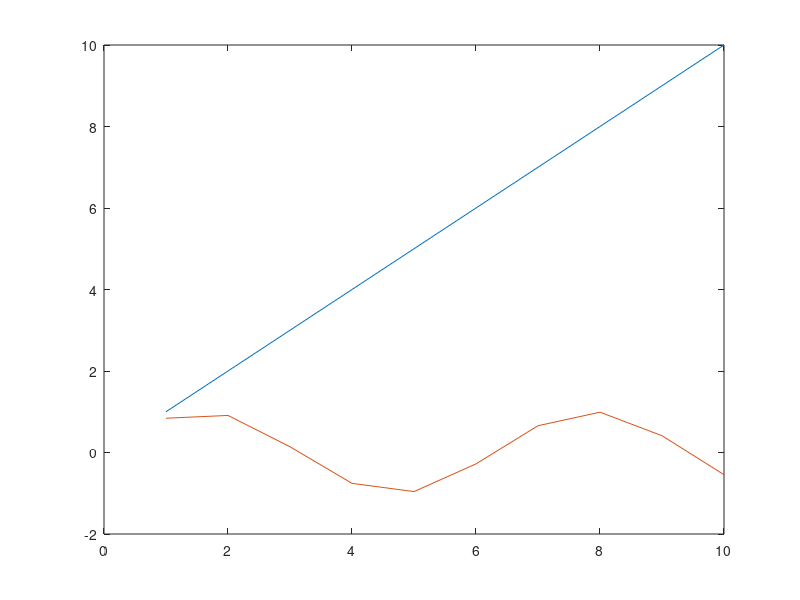
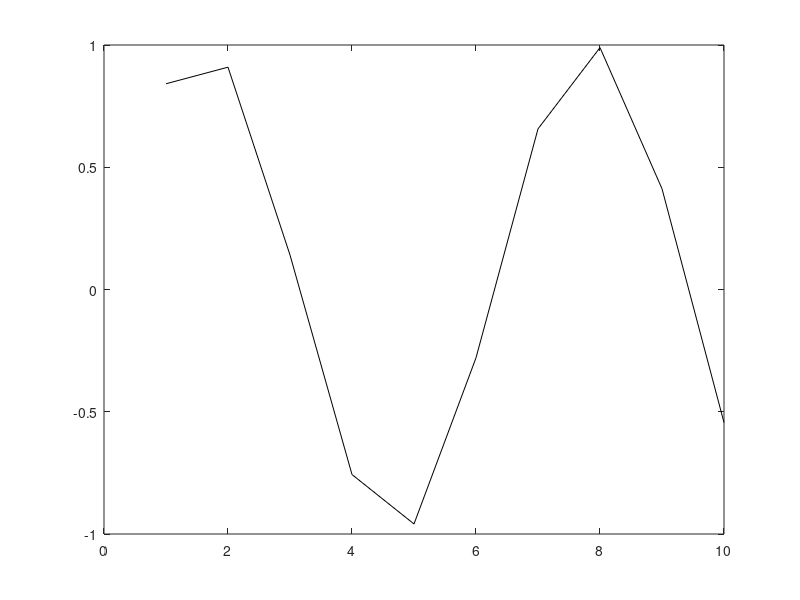
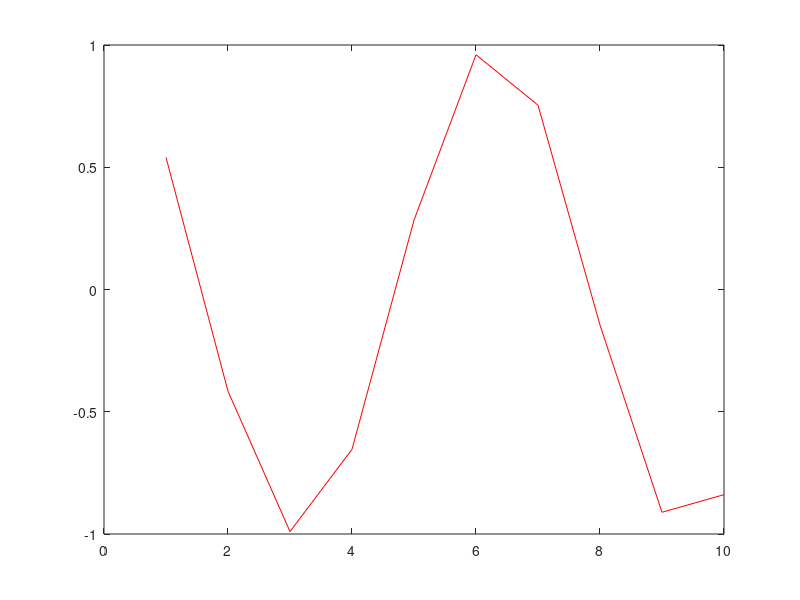

Reproduce these figures in MATLAB, in order. (Note: this script raises an error after producing the figures.)
%% CELEST Matlab Tutorial

%% Comments, Variables, Vectors and Matrices

% Comments

% Green text preceded by a percent sign % are comments.  Matlab
% ignores comments -- that is, any text with a percent sign before it will
% result in Matlab doing nothing.  Try it out by copying and pasting the
% following:

% a = 5

% Comments are useful to put in your code so that you remember why are you
% writing a particular line of code.  It also helps other people understand
% your code should they have to use it.

% Often it is more useful and clear to assign a value to a variable name.
% This makes your code more readable and understandable.  For example, what
% is more readable? 

% firingRate * 10 

% OR 

% 5 * 10.  

% Here is how you assign a
% value to a variable in Matlab:

firingRate = 5

% You can assign more than one value to a variable.  The following code
% makes a 2 x 1 vector:

b = [3; 4]

% You can verify this is a 2 x 1 vector by the following command:
size(b)

% size is a built-in matlab function.  It tells you how many elements are
% in a vector of matrix.

% You can also make a 2 x 1 vector.  Notice that omitting the semi-colon
% makes this vector "horizontal":

c = [3 4]

size(c)

% If you don't want to see the output in the command window each time, you
% can supress the output by ending the statement with a semi-colon:

c = [3 4];

% You can also make a matrix.  Here is a 2x2 matrix:

d = [1 2; 3 4]

d = [1 2; ...
     3 4]

size(d)

% Typing in each number for a vector or matrix can be a pain in the ass.
% Luckily, you can tell Matlab to assign a consecutive sequence of numbers
% to a variable:

vec = 1:10

% The "step-size" of the consecutive sequence of numbers doesn't have to be
% one.  You can also step by larger or smaller numbers:

vec = 1:.25:10

% Sometimes you just want to access and change a single elmement of a
% vector.  You can access the fourth element of a vector by:

vec(4)

% And you can change the fourth element by:

vec(4) = 33

% Sometimes you don't want to have all the output in the command window.
% You can clear the command window by typing:

clc

% Similarly, you might want to clear variables from your workspace to
% reduce clutter:

clear all

% A helpful way to learn about built-in matlab functions is to type help
% before the function:

help clc
help clear

clc
%% Mathematical Operations

% You can use Matlab as a calculator.  For example, here is how you
% multiply, add, divide, and exponentiate:

3 * 4
3 + 4
3 / 4
3 ^ 4

% You can also use mathematical operations on vectors and matrices.
% Element-wise operations (multipying each element of a vector or matrix
% individually) are performed by using the period . before a mathematical
% operator such as times *:

vector = [2 2]
vector .* 5
matrix = [2 2; 2 2]
matrix .* 3

% If you want to multiply matrices as in linear algebra (which is not element-wise)
% you omit the period before the mathematical operator:

matrix * matrix

[3 1; 9 2; 3 7] * [1; 2]

%% Logical operations

% Sometimes you want to know whether two variables are equal or if one
% variable is larger than the other.  This is achieved by logical operators.
% In Matlab, 1 stands for True and 0 stands for False.  For example, say you 
% want to know if the firing rate from neuron1 is greater than the firing 
% rate from neuron2:

% First let's give the neurons' firing rates
neuronFiringRate1 = 4
neuronFiringRate2 = 3

% Now you can test whether the two variables are equal:
neuronFiringRate1 == neuronFiringRate2

% or if neuron1 has a greater firing rate than neuron2?
neuronFiringRate1 > neuronFiringRate2

% These operations also work on vectors and matrices element-wise, so you
% can determine whether a number is greater than each element in a matrix:

% Here is our original matrix

matrix

% And here is the result of comparing the matrix to the number 6:

6 > matrix

% Logical operators such as AND and OR are also useful.  For example, say
% that you had had a data set that consisted of animals and whether they
% were fast and big.  Suppose you only wanted the animals that were fast
% and big.  Using logical operators, you can select only the fast and big
% animals:

% Here we define the properties of one animal
isBig = 1; %  isBig = true
isFast = 0; % isFast = false

% Is it both big and fast?  The ampersand & indicates AND
isBig & isFast

% Suppose you only cared if the animal is big or fast, but either one would
% do.  You could then use the OR operator | :

isBig | isFast

% Finally, suppose you wanted animals that were small and slow.  You can
% use the negation operator, the tilde ~:

~isBig | ~isFast

% If you want to find out if they are not equal, then use the tilde and
% equal sign:

isBig ~= isFast


%% Selective Indexing

% You can combine what you've learned with assigning elements to variables
% and logical operators.  One of the more useful things you can learn is to
% use logical operators to access and change elements in vectors and
% matrices. Suppose you have a vector that goes from 1 to 10:

vec = 1:10

% Remember you could access each individual element of vec by typing:

vec(1)
vec(2)
vec(3)

% Suppose that you wanted to only access the elements of vec greater than
% five.  From before, you know that

vec > 5

% is a vector with zeros for each element in vec that is not greater than
% five and ones for each element that is.  Now, if you type:

vec(vec > 5)

% You get only the elements of vec greater than 5.
% This can be useful if you want to set all elements of a vector or matrix
% to a certain value.  For instance, if you wanted the values of vec
% greater than 5 to be zero, then:

vec(vec > 5) = 0

% Some other examples of this are:

vec(vec == 5)
vec(vec ~= 5)

% Some useful functions that we will not cover that also use logical
% operators and are often useful when comparing two vectors or matrices
% are:

help ismember
help intersect
help find
help setdiff
help unique

%% Control Loops - For and If

% For loops are useful if you need to repeat a section of code several
% times.  A simple example would be:

for ind = 1:20
    
    ex(ind) = ind
    
end

% Notice that this is the same as

ex = 1:20;

% Often in Matlab, for loops can be avoided and their vector
% representations (like above) will be faster and easier to use.  When
% possible, you should always try to use the vector representation.
% However, you shouldn't waste a whole lot of time trying to figure out the
% vector representation if a quick and easy for loop will do.

% If statements are also useful in Matlab.  There are occasions when you
% will want to execute a section of code only if a certain condition is
% fulfilled.

% isBig is true
isBig = 1;

% What does the if statement display?
if isBig
   display('I will crush you')  
else
    display('Please do not hurt me');
end

% isBig is false
isBig = 0;

% Now what does the if statement display?
if isBig
   display('I will crush you')  
else
    display('Please do not hurt me');
end
%% Graphics

% Matlab has the ability to allow you to visualize your data.  The most
% common way of visualizing your data is by using the plot command.  For
% example if you wanted a straight line going from (0,0) to (10,10) in x-y
% coordinates you would type

figure; % opens a blank new figure window
x = 1:10; % x-values for the plot
y = 1:10; % y-values for the plot

plot(x, y) % Plots the x-y values

% If you want to add another line to your plot in the same color, you type
hold on
plot(x, sin(x))

% Normally if you type plot twice, the second plot will erase the first.
% Hold keeps you on the same plot. If you want to keep plotting on the same
% plot but in different colors, you would type:
hold all;


% You can also change the color of your plots by adding an additional
% argument:

% For instance, if you want a black line you would add 'k' to the plot
% inputs like so
figure;
plot(x, sin(x), 'k');
% If you want a red line, you would add 'r' 
figure;
plot(x, cos(x), 'r');

% There are several other ways to plot data in Matlab.  Here are a few that
% come up frequently:

help bar
help hist
help stem
help surfc

%% Functions vs Scripts

% Scripts and functions are not the same.  Functions are given inputs and
% they produce outputs.  Scripts, on the other hand, have no inputs and
% outputs.  This m-file CELEST_matlab.m is a script because it contains a
% bunch of commands, but you cannot give the script inputs.  For example,
% you can run this whole file by typing its name:

% CELEST_matlab

% This will execute every line of code in this document.  You cannot give
% this script specific inputs like:

input1 = 5;
input2 = 10;

% CELEST_matlab(input1, input2);

% This will not do anything.  However, functions do have this property.  I
% have written an example function called myFirstFunction.  You can give it
% two inputs.  The function will simply multiply those two inputs and
% return a single output:

output = myFirstFunction(input1, input2)

% Some functions can have more than one output.  Many built-in Matlab
% functions have this feature.  You can assign variables to the outputs for
% a function by using the form [first_output, second_output] == myFunction(input).
% For example, with the Matlab function size, it returns both the number of
% rows and the number of columns

[row, col] = size(matrix);

% Compare
size(matrix)

% to

row
col

%% Saving and Loading Data

% To save all the variables in your workspace, simply type the name that 
% you want to use followed by .mat:
save('myFile.mat')

% To selectively save variables in your workspace, you follow the same
% format as above, except you also type the name of the variable you want
% to save in quotes:

save('myFile.mat', 'output');

% Loading a file works in the same way:
clear all; clc; close all;

load('myFile.mat')


%% Loading Audio Files

% Use wavread to load in the waveform "fox" and the sampling frequency "fs"
[fox, fs] = wavread('quickBrownFox.wav');

% Play the sound
sound(fox, fs);

% Plot the sound
figure;
plot(fox);

% Alter the playback speed of the sound by changing its sampling frequency
sound(fox, 50000);

%% Loading Image Files

% Load in an animated GIF using imread
mj = imread('gotMJ.gif');

% Show only one frame
imshow(mj(:, :, :, 1));

% Play the animated GIF as a movie
implay(mj);


%% Other Useful Built-in Matlab Functions and Miscellany
help max
help min
help repmat
help ones
help zeros
help nan
help mean
help sort
help errorbar
help nanmean
help ode45

%% For more information

% http://cns.bu.edu/~cnso/matlabtutorials.html
% http://math.bu.edu/people/mak/MA665/1_MATLAB_Tutorial.m
% Matlab for Neuroscientists
